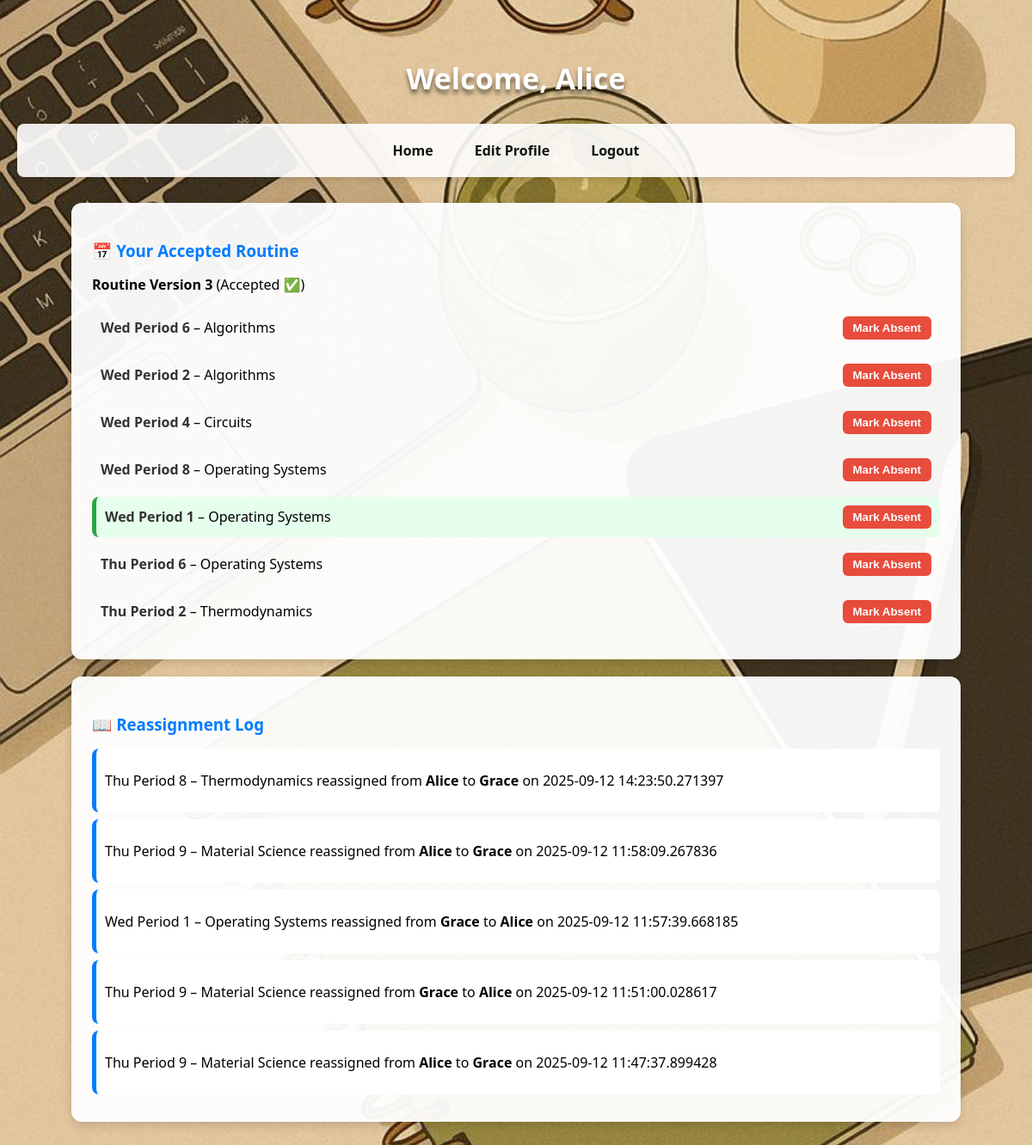
The page /teacherdashboard/2 on the database its author committed.
### app.py (models this page shows)
class Teacher(db.Model):
    __tablename__ = 'teacher'
    id = db.Column(db.Integer, primary_key=True, autoincrement=True)
    name = db.Column(db.String(100), nullable=False)
    email = db.Column(db.String(100), unique=True, nullable=False)
    password = db.Column(db.String(255), nullable=False)
    phone = db.Column(db.String(15), unique=True, nullable=False)
    address = db.Column(db.String(255))
    department_id = db.Column(db.Integer, db.ForeignKey('department.id'))
    classroom_id = db.Column(db.Integer, db.ForeignKey('classroom.id'))
    is_dean = db.Column(db.Boolean, default=False)
    workload = db.Column(db.Integer, default=0, nullable=False)
    subjects = db.relationship('Subject', backref='teacher')
    routine_slots = db.relationship('RoutineSlot', back_populates='teacher')

class Routine(db.Model):
    __tablename__ = 'routine'
    id = db.Column(db.Integer, primary_key=True, autoincrement=True)
    section_id = db.Column(db.Integer, db.ForeignKey('section.id'), nullable=False)
    version = db.Column(db.Integer, nullable=False, default=1)
    finalized = db.Column(db.Boolean, default=False)
    slots = db.relationship('RoutineSlot', back_populates='routine', cascade="all, delete-orphan")

class RoutineSlot(db.Model):
    __tablename__ = 'routine_slot'   # singular name used by SubstituteLog below
    id = db.Column(db.Integer, primary_key=True, autoincrement=True)
    routine_id = db.Column(db.Integer, db.ForeignKey('routine.id'), nullable=False)
    day = db.Column(db.String(10), nullable=False)
    period = db.Column(db.Integer, nullable=False)
    subject_id = db.Column(db.Integer, db.ForeignKey('subject.id'), nullable=False)
    teacher_id = db.Column(db.Integer, db.ForeignKey('teacher.id'), nullable=True)
    routine = db.relationship('Routine', back_populates='slots')
    subject = db.relationship('Subject', back_populates='routine_slots')   # simple access to subject.name
    teacher = db.relationship('Teacher', back_populates='routine_slots')   # simple access to teacher.name

class Subject(db.Model):
    __tablename__ = 'subject'
    id = db.Column(db.Integer, primary_key=True, autoincrement=True)
    name = db.Column(db.String(100), nullable=False)
    department_id = db.Column(db.Integer, db.ForeignKey('department.id'), nullable=False)
    teacher_id = db.Column(db.Integer, db.ForeignKey('teacher.id'), nullable=True)
    routine_slots = db.relationship('RoutineSlot', back_populates='subject')

class SubstituteLog(db.Model):
    __tablename__ = 'substitute_log'
    id = db.Column(db.Integer, primary_key=True)
    slot_id = db.Column(db.Integer, db.ForeignKey('routine_slot.id'))
    from_teacher_id = db.Column(db.Integer, db.ForeignKey('teacher.id'))
    to_teacher_id = db.Column(db.Integer, db.ForeignKey('teacher.id'))
    timestamp = db.Column(db.DateTime, default=datetime.utcnow)
    slot = db.relationship('RoutineSlot')
    from_teacher = db.relationship('Teacher', foreign_keys=[from_teacher_id])
    to_teacher = db.relationship('Teacher', foreign_keys=[to_teacher_id])

### app.py (the view)
@app.route('/teacherdashboard/<int:id>', methods=['GET'])
def teacherdashboard(id):
    teacher = Teacher.query.get_or_404(id)
    if teacher.is_dean:
        flash("⚠️ Access Denied")
        return redirect("/")
    slots = RoutineSlot.query.filter_by(teacher_id=teacher.id).all()
    routine_ids = {s.routine_id for s in slots}
    routines = Routine.query.filter(Routine.id.in_(routine_ids)).all() if routine_ids else []
    logs = SubstituteLog.query.order_by(SubstituteLog.timestamp.desc()).all()
    reassigned_slot_ids = {log.slot_id for log in logs if log.to_teacher_id == teacher.id}
    for s in slots:
        s.added = s.id in reassigned_slot_ids
    absent_slot_ids = {log.slot_id for log in logs if log.from_teacher_id == teacher.id}
    for s in slots:
        s.absent = s.id in absent_slot_ids
    return render_template(
        'teacherdashboard.html',
        teacher=teacher,
        routines=routines,
        slots=slots,
        logs=logs
    )

### templates/teacherdashboard.html (shortened to what this page needs)
<!DOCTYPE html>
<html lang="en">
<head>
</head>
<body>
<h2>Welcome, {{ teacher.name }}</h2>
<nav>
  <a href="/teacherdashboard/{{ teacher.id }}">Home</a>
  <a href="/teditprofile/{{ teacher.id }}">Edit Profile</a>
  <a href="/logout">Logout</a>
</nav>
<div class="card">
  <h3>📅 Your Accepted Routine</h3>
  {% set accepted = routines | selectattr("finalized", "equalto", True) | sort(attribute="version") | list %}
  {% if accepted %}
    {% set latest = accepted[-1] %}
    <p><strong>Routine Version {{ latest.version }}</strong> (Accepted ✅)</p>
    {% for slot in slots if slot.routine_id==latest.id %}
      <div class="slot {% if slot.absent %}absent{% elif slot.added %}added{% endif %}">
        <div>
          <strong>{{ slot.day }} Period {{ slot.period }}</strong> – {{ slot.subject.name }}
        </div>
        <div>
          <form method="POST" action="{{ url_for('mark_absent') }}" style="display:inline;">
            <button type="submit" class="danger">Mark Absent</button>
          </form>
        </div>
      </div>
    {% endfor %}
  {% else %}
    <p>No accepted routine yet.</p>
  {% endif %}
</div>
<div class="card">
  <h3>📖 Reassignment Log</h3>
  {% for log in logs %}
    <div class="slot-log">
      <p>
        {{ log.slot.day }} Period {{ log.slot.period }} – {{ log.slot.subject.name }}
        reassigned from <b>{{ log.from_teacher.name }}</b> to <b>{{ log.to_teacher.name }}</b>
        on {{ log.timestamp }}
      </p>
    </div>
  {% else %}
    <p>No reassignments yet.</p>
  {% endfor %}
</div>
</body>
</html>

### templates/teacherdashboard.html (style rules this page uses)
body { font-family: 'Segoe UI', Tahoma, Geneva, Verdana, sans-serif; background: url("/static/pic.jpeg") no-repeat center center/cover; margin: 0; padding: 40px 20px; }
h2 { color: #fff; font-size: 34px; margin-bottom: 30px; text-shadow: 0 5px 5px rgba(0,0,0,0.5); text-align: center; }
nav { display: flex; justify-content: center; gap: 20px; margin-bottom: 30px; padding: 12px; background: rgba(255, 255, 255, 0.9); border-radius: 8px; box-shadow: 0 3px 6px rgba(0,0,0,0.1); }
nav a { color: rgb(17, 17, 17); text-decoration: none; font-weight: bold; padding: 8px 14px; border-radius: 6px; transition: background 0.2s; }
.card { background: rgba(255, 255, 255, 0.95); border-radius: 12px; padding: 24px; margin: 20px auto; width: 85%; max-width: 1000px; box-shadow: 0 4px 12px rgba(0,0,0,0.15); }
.card h3 { margin-bottom: 16px; color: #007BFF; }
.slot { padding: 10px; border-radius: 8px; margin: 8px 0; display: flex; justify-content: space-between; align-items: center; }
.slot strong { color: #333; }
.slot.added { background: #e6ffed; border-left: 5px solid #28a745; }
button.danger { padding: 6px 12px; border: none; border-radius: 6px; cursor: pointer; font-weight: bold; background: #e74c3c; color: #fff; }
.slot-log { background: #fff; border-left: 5px solid #007BFF; padding: 10px; border-radius: 8px; margin: 8px 0; }

### rows shown on the page
Teacher: name "Alice"
Routine: version "3"
RoutineSlot: day "Wed", period "6", subject.name "Algorithms"
RoutineSlot: day "Wed", period "2", subject.name "Algorithms"
RoutineSlot: day "Wed", period "4", subject.name "Circuits"
RoutineSlot: day "Wed", period "8", subject.name "Operating Systems"
RoutineSlot: day "Wed", period "1", subject.name "Operating Systems"
RoutineSlot: day "Thu", period "6", subject.name "Operating Systems"
RoutineSlot: day "Thu", period "2", subject.name "Thermodynamics"
SubstituteLog: slot.day "Thu", slot.period "8", slot.subject.name "Thermodynamics", from_teacher.name "Alice", to_teacher.name "Grace", timestamp "2025-09-12 14:23:50.271397"
SubstituteLog: slot.day "Thu", slot.period "9", slot.subject.name "Material Science", from_teacher.name "Alice", to_teacher.name "Grace", timestamp "2025-09-12 11:58:09.267836"
SubstituteLog: slot.day "Wed", slot.period "1", slot.subject.name "Operating Systems", from_teacher.name "Grace", to_teacher.name "Alice", timestamp "2025-09-12 11:57:39.668185"
SubstituteLog: slot.day "Thu", slot.period "9", slot.subject.name "Material Science", from_teacher.name "Grace", to_teacher.name "Alice", timestamp "2025-09-12 11:51:00.028617"
SubstituteLog: slot.day "Thu", slot.period "9", slot.subject.name "Material Science", from_teacher.name "Alice", to_teacher.name "Grace", timestamp "2025-09-12 11:47:37.899428"
